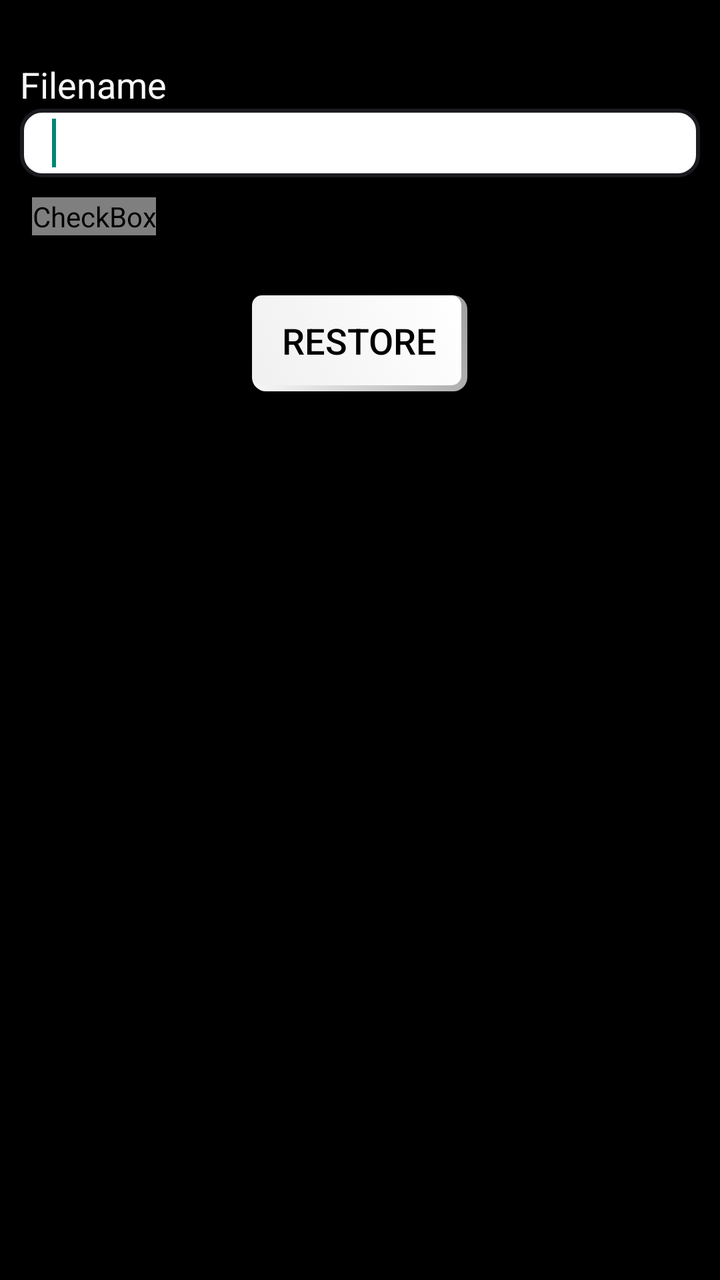
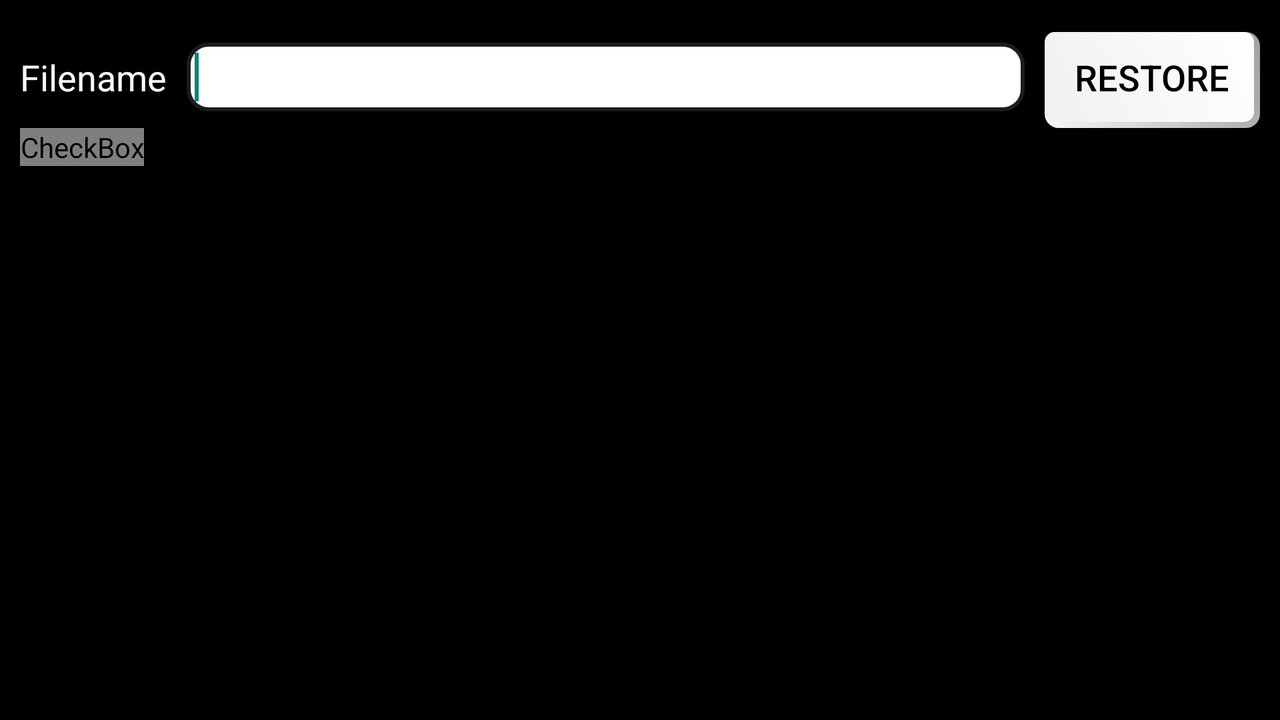

Compare how this app lays out the same screen by default and in its alternative resource folder. The renders come first, then the two layout files and the values they reference.
<!-- AndroidManifest.xml: application theme Theme.Jotemdown -->
<!-- res/layout/restore_notes.xml -->
<?xml version="1.0" encoding="utf-8"?>
<LinearLayout xmlns:android="http://schemas.android.com/apk/res/android"
    android:layout_width="fill_parent"
    android:layout_height="fill_parent"
    android:background="@color/black"
    android:gravity="center_horizontal"
    android:orientation="vertical" >

    <TextView
        android:id="@+id/lblFileName"
        android:layout_width="wrap_content"
        android:layout_height="wrap_content"
        android:layout_gravity="left"
        android:layout_marginLeft="10dp"
        android:layout_marginTop="@dimen/top_margin_xxlarge"
        android:text="@string/lbl_restore_file"
        android:textAppearance="?android:attr/textAppearanceMedium"
        android:textColor="@color/grey" />

    <EditText
        android:id="@+id/txtRestoreFile"
        android:layout_width="match_parent"
        android:layout_height="wrap_content"
        android:layout_gravity="center"
        android:layout_marginLeft="10dp"
        android:layout_marginRight="10dp"
        android:background="@drawable/rounded_corner"
        android:inputType="textNoSuggestions"
        android:paddingBottom="5dp"
        android:paddingLeft="@dimen/top_margin_large"
        android:paddingTop="5dp" >

        <requestFocus />
    </EditText>

    <CheckBox
        android:id="@+id/chkGoogleDrive"
        android:layout_width="wrap_content"
        android:layout_height="wrap_content"
        android:layout_gravity="top|left"
        android:layout_marginLeft="@dimen/top_margin_large"
        android:layout_marginTop="@dimen/top_margin_small"
        android:button="@drawable/selector_recur_check"
        android:checked="false"
        android:text="@string/chk_google_drive"
        android:textColor="@color/grey" />

    <Button
        android:id="@+id/btnRestore"
        style="@style/fancy_button"
        android:layout_gravity="center_horizontal"
        android:layout_marginTop="@dimen/top_margin_xxlarge"
        android:text="@string/btn_restore" />

</LinearLayout>
<!-- resources referenced by this layout -->
<resources>
  <color name="black">#000000</color>
  <color name="grey">#f8f8f8</color>
  <dimen name="top_margin_large">16dp</dimen>
  <dimen name="top_margin_small">10dp</dimen>
  <dimen name="top_margin_xxlarge">30dp</dimen>
  <!-- drawable selector_recur_check (drawable) -->
  <?xml version="1.0" encoding="utf-8"?>
  <selector xmlns:android="http://schemas.android.com/apk/res/android">
  
      <item android:drawable="@drawable/btn_check_on_pressed_holo_dark" android:state_checked="true"/>
   
      <item android:drawable="@drawable/btn_check_off_pressed_holo_dark" android:state_checked="false"/>
   
  
  </selector>
  <string name="btn_restore">Restore</string>
  <string name="chk_google_drive">Google Drive</string>
  <string name="lbl_restore_file">Filename</string>
  <style name="PopupMenu.Jotemdown" parent="@style/Widget.AppCompat.Light.PopupMenu">
  
          
          <item name="android:popupBackground">@drawable/ab_solid_jotemdown</item>
      </style>
  <style name="DropDownListView.Jotemdown" parent="@style/Widget.AppCompat.Light.ListView.DropDown">
          <item name="android:listSelector">@drawable/selectable_background_jotemdown</item>
          <item name="android:divider">@color/black</item>
          <item name="android:dividerHeight">1dp</item>
          
      </style>
  <style name="ActionBarTabStyle.Jotemdown" parent="@style/Widget.AppCompat.Light.ActionBar.TabView">
          <item name="android:background">@drawable/tab_indicator_ab_jotemdown</item>
          <item name="android:showDividers">middle</item>
          <item name="android:divider">@color/black</item>
      </style>
  <style name="DropDownNav.Jotemdown" parent="@style/Widget.AppCompat.Light.Spinner.DropDown.ActionBar">
          <item name="android:background">@drawable/spinner_background_ab_jotemdown</item>
          <item name="android:popupBackground">@drawable/menu_dropdown_panel_jotemdown</item>
          <item name="android:dropDownSelector">@drawable/selectable_background_jotemdown</item>
      </style>
  <style name="ActionButton.CloseMode.Jotemdown" parent="@style/Widget.AppCompat.Light.ActionButton.CloseMode">
          <item name="android:background">@drawable/btn_cab_done_jotemdown</item>
      </style>
  <color name="very_dark_grey">#a0a0a0</color>
  <color name="white">#ffffff</color>
  <!-- drawable selector_button (drawable) -->
  <?xml version="1.0" encoding="utf-8"?>
  <selector xmlns:android="http://schemas.android.com/apk/res/android">
  
      <item
          android:drawable="@drawable/button_shape_normal"
          android:state_enabled="true"/>
      <item
          android:drawable="@drawable/button_shape_disabled"
          android:state_enabled="false"/>
  
  </selector>
  <style name="ProgressBar.Jotemdown" parent="@style/Widget.AppCompat.ProgressBar.Horizontal">
          <item name="android:progressDrawable">@drawable/progress_horizontal_jotemdown</item>
      </style>
  <style name="ActionBarTitleText.Jotemdown" parent="@android:style/TextAppearance.Medium">
          <item name="android:textSize">16sp</item>
          <item name="android:textStyle">bold</item>
          <item name="android:textColor">#000099</item>
      </style>
  <!-- drawable button_shape_normal (drawable) -->
  <?xml version="1.0" encoding="utf-8"?>
  <shape xmlns:android="http://schemas.android.com/apk/res/android"
      android:shape="rectangle" >
  
      
      <corners android:radius="5dp" >
      </corners>
  
      <gradient
          android:angle="225"
          android:endColor="@color/dark_grey"
          android:startColor="@color/white" />
  
  </shape>
  <!-- drawable button_shape_disabled (drawable) -->
  <?xml version="1.0" encoding="utf-8"?>
  <shape
      xmlns:android="http://schemas.android.com/apk/res/android"
      android:shape="rectangle">
   
      
      <corners
          android:radius="5dp"   >
      </corners>
      
      <gradient
      android:angle="270"
      android:endColor="@color/grey"
      android:startColor="@color/dark_grey" />
   
  </shape>
  <color name="dark_grey">#f0f0f0</color>
</resources>
<!-- res/layout-land/restore_notes.xml (the author's variant of the layout above) -->
<!-- drawn on the phone turned sideways -->
<?xml version="1.0" encoding="utf-8"?>
<LinearLayout xmlns:android="http://schemas.android.com/apk/res/android"
    android:layout_width="fill_parent"
    android:layout_height="fill_parent"
    android:background="@color/black"
    android:focusable="true"
    android:focusableInTouchMode="true"
    android:orientation="vertical"
    android:paddingTop="@dimen/top_margin_large" >

    <LinearLayout
        android:id="@+id/ll_reminder_date"
        android:layout_width="match_parent"
        android:layout_height="wrap_content"
        android:orientation="horizontal" >

        <TextView
            android:id="@+id/lblRestoreFile"
            android:layout_width="wrap_content"
            android:layout_height="wrap_content"
            android:layout_marginLeft="10dp"
            android:text="@string/lbl_restore_file"
            android:textAppearance="?android:attr/textAppearanceMedium"
            android:textColor="@color/grey" />

        <EditText
            android:id="@+id/txtRestoreFile"
            android:layout_width="0dp"
            android:layout_height="wrap_content"
            android:layout_marginLeft="10dp"
            android:layout_marginRight="10dp"
            android:layout_toRightOf="@+id/lblRestoreFile"
            android:layout_weight="1"
            android:background="@drawable/rounded_corner"
            android:imeOptions="flagNoExtractUi"
            android:inputType="textNoSuggestions"
            android:minEms="15"
            android:paddingBottom="5dp"
            android:paddingTop="5dp" >

            <requestFocus />
        </EditText>

        <Button
            android:id="@+id/btnRestore"
            style="@style/fancy_button"
            android:layout_marginRight="10dp"
            android:layout_toRightOf="@+id/txtRestoreFile"
            android:gravity="center"
            android:text="@string/btn_restore" />
    </LinearLayout>

    <CheckBox
        android:id="@+id/chkGoogleDrive"
        android:layout_width="wrap_content"
        android:layout_height="wrap_content"
        android:layout_gravity="top|left"
        android:layout_marginLeft="@dimen/top_margin_small"
        android:button="@drawable/selector_recur_check"
        android:checked="false"
        android:text="@string/chk_google_drive"
        android:textColor="@color/grey" />

</LinearLayout>
<!-- resources referenced by the variant -->
<!-- as the phone turned sideways resolves them -->
<resources>
  <color name="black">#000000</color>
  <color name="grey">#f8f8f8</color>
  <dimen name="top_margin_large">16dp</dimen>
  <dimen name="top_margin_small">10dp</dimen>
  <!-- drawable selector_recur_check (drawable) -->
  <?xml version="1.0" encoding="utf-8"?>
  <selector xmlns:android="http://schemas.android.com/apk/res/android">
  
      <item android:drawable="@drawable/btn_check_on_pressed_holo_dark" android:state_checked="true"/>
   
      <item android:drawable="@drawable/btn_check_off_pressed_holo_dark" android:state_checked="false"/>
   
  
  </selector>
  <string name="btn_restore">Restore</string>
  <string name="chk_google_drive">Google Drive</string>
  <string name="lbl_restore_file">Filename</string>
  <style name="PopupMenu.Jotemdown" parent="@style/Widget.AppCompat.Light.PopupMenu">
  
          
          <item name="android:popupBackground">@drawable/ab_solid_jotemdown</item>
      </style>
  <style name="DropDownListView.Jotemdown" parent="@style/Widget.AppCompat.Light.ListView.DropDown">
          <item name="android:listSelector">@drawable/selectable_background_jotemdown</item>
          <item name="android:divider">@color/black</item>
          <item name="android:dividerHeight">1dp</item>
          
      </style>
  <style name="ActionBarTabStyle.Jotemdown" parent="@style/Widget.AppCompat.Light.ActionBar.TabView">
          <item name="android:background">@drawable/tab_indicator_ab_jotemdown</item>
          <item name="android:showDividers">middle</item>
          <item name="android:divider">@color/black</item>
      </style>
  <style name="DropDownNav.Jotemdown" parent="@style/Widget.AppCompat.Light.Spinner.DropDown.ActionBar">
          <item name="android:background">@drawable/spinner_background_ab_jotemdown</item>
          <item name="android:popupBackground">@drawable/menu_dropdown_panel_jotemdown</item>
          <item name="android:dropDownSelector">@drawable/selectable_background_jotemdown</item>
      </style>
  <style name="ActionButton.CloseMode.Jotemdown" parent="@style/Widget.AppCompat.Light.ActionButton.CloseMode">
          <item name="android:background">@drawable/btn_cab_done_jotemdown</item>
      </style>
  <color name="very_dark_grey">#a0a0a0</color>
  <color name="white">#ffffff</color>
  <!-- drawable selector_button (drawable) -->
  <?xml version="1.0" encoding="utf-8"?>
  <selector xmlns:android="http://schemas.android.com/apk/res/android">
  
      <item
          android:drawable="@drawable/button_shape_normal"
          android:state_enabled="true"/>
      <item
          android:drawable="@drawable/button_shape_disabled"
          android:state_enabled="false"/>
  
  </selector>
  <style name="ProgressBar.Jotemdown" parent="@style/Widget.AppCompat.ProgressBar.Horizontal">
          <item name="android:progressDrawable">@drawable/progress_horizontal_jotemdown</item>
      </style>
  <style name="ActionBarTitleText.Jotemdown" parent="@android:style/TextAppearance.Medium">
          <item name="android:textSize">16sp</item>
          <item name="android:textStyle">bold</item>
          <item name="android:textColor">#000099</item>
      </style>
  <!-- drawable button_shape_normal (drawable) -->
  <?xml version="1.0" encoding="utf-8"?>
  <shape xmlns:android="http://schemas.android.com/apk/res/android"
      android:shape="rectangle" >
  
      
      <corners android:radius="5dp" >
      </corners>
  
      <gradient
          android:angle="225"
          android:endColor="@color/dark_grey"
          android:startColor="@color/white" />
  
  </shape>
  <!-- drawable button_shape_disabled (drawable) -->
  <?xml version="1.0" encoding="utf-8"?>
  <shape
      xmlns:android="http://schemas.android.com/apk/res/android"
      android:shape="rectangle">
   
      
      <corners
          android:radius="5dp"   >
      </corners>
      
      <gradient
      android:angle="270"
      android:endColor="@color/grey"
      android:startColor="@color/dark_grey" />
   
  </shape>
  <color name="dark_grey">#f0f0f0</color>
</resources>
